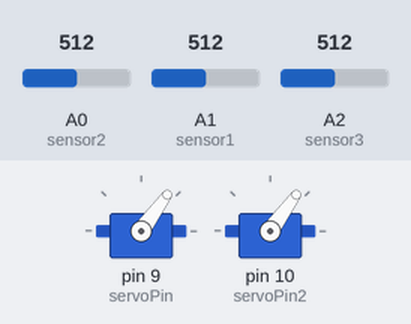
Simulated run of this sketch. Board: Arduino Uno, built with avr-gcc and run on an emulated ATmega328P. Parts: 2 × servo. The inputs (shaded band) are chosen by the test bench; at power-on: A1 (sensor1) = 512, A0 (sensor2) = 512, A2 (sensor3) = 512.

Above: at 1.25 s.
1.3 s: A1 (sensor1) set to 716
At 1.65 s:
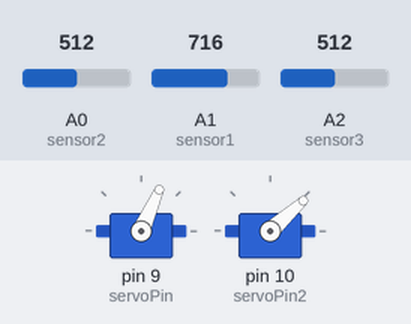
4.3 s: A0 (sensor2) set to 708
At 4.45 s:
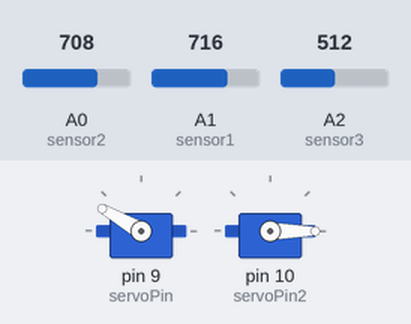
7.3 s: A0 (sensor2) set to 734
At 9.15 s:
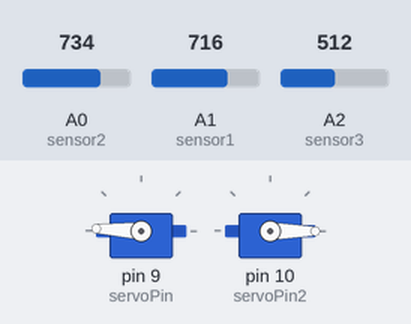
10.3 s: A0 (sensor2) set to 511
13.3 s: A0 (sensor2) set to 716
Timing chart, 0 to 22.5 s (numbered marks = the images above; inputs shaded):
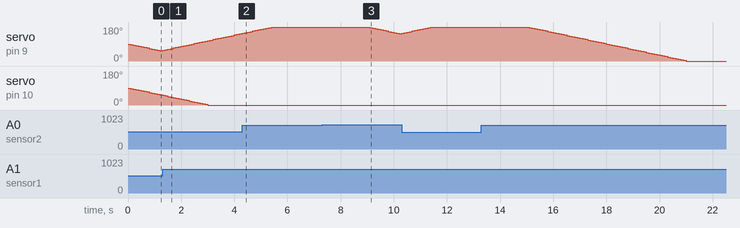

Measured:
- the behaviour switches between 715 and 716 on A0 (sensor2) (found by bisection; images 2 and 3)
- after the input at 7.3 s, servo on pin 9 (servoPin): moves from 180° to 144° over 1.1 s, starting after 1.8 s

The sketch:

Servo.ino
```cpp
#include <Servo.h>

const int servoPin = 9;
const int servoPin2 = 10;
const int sensor1 = A1;
const int sensor2 = A0;
const int sensor3 = A2;
int potVerdi = 0;
int servoOutput = 0;
int sensorVerdi1 = 0;
int sensorVerdi2 = 0;
int sensorVerdi3 = 0;
int i = 90;
int x = 90;


const int interval = 100;
int previousMillis;


Servo servo;
Servo servo2;


void setup(){
    Serial.begin(9600);
    servo.attach(servoPin);
    servo2.attach(servoPin2);
    pinMode(sensor1, INPUT);
    pinMode(sensor2, INPUT);
    pinMode(sensor3, INPUT);
}

void potensiometer(){
    int currentMillis = millis();
    if (currentMillis-previousMillis >= interval){
        previousMillis = currentMillis;
        sensorVerdi1 = analogRead(sensor1);
        sensorVerdi2 = analogRead(sensor2);
        sensorVerdi3 = analogRead(sensor3);
            if(sensorVerdi1>sensorVerdi2){
                i = i+3;
                servo.write(i);
            }else{
                i = i-3;
                servo.write(i);
            }
            if(sensorVerdi3>sensorVerdi1){
                x = x+3;
                servo2.write(x);
            }else{
                x = x-3;
                servo2.write(x);
            }


      /*  if(reading[readindex]-reading[readindex - 1]){
            i= i -1;
            servo.write(i);
            Serial.print(i);
        }else{
            i= i+1;
            servo.write(i);
            Serial.print(i);
        }
        if(i==0|| i==180){
            i = 90;
        }
        servo.write(i);
        if (readindex >= numReadings){
            readindex = 0;
        }*/
    }

}

void fremOgTilbake(){
    servoOutput = map(potVerdi,0,1023,0,180);
    servo.write(servoOutput);
}

void loop(){
    potensiometer();
    //fremOgTilbake();
}
```
